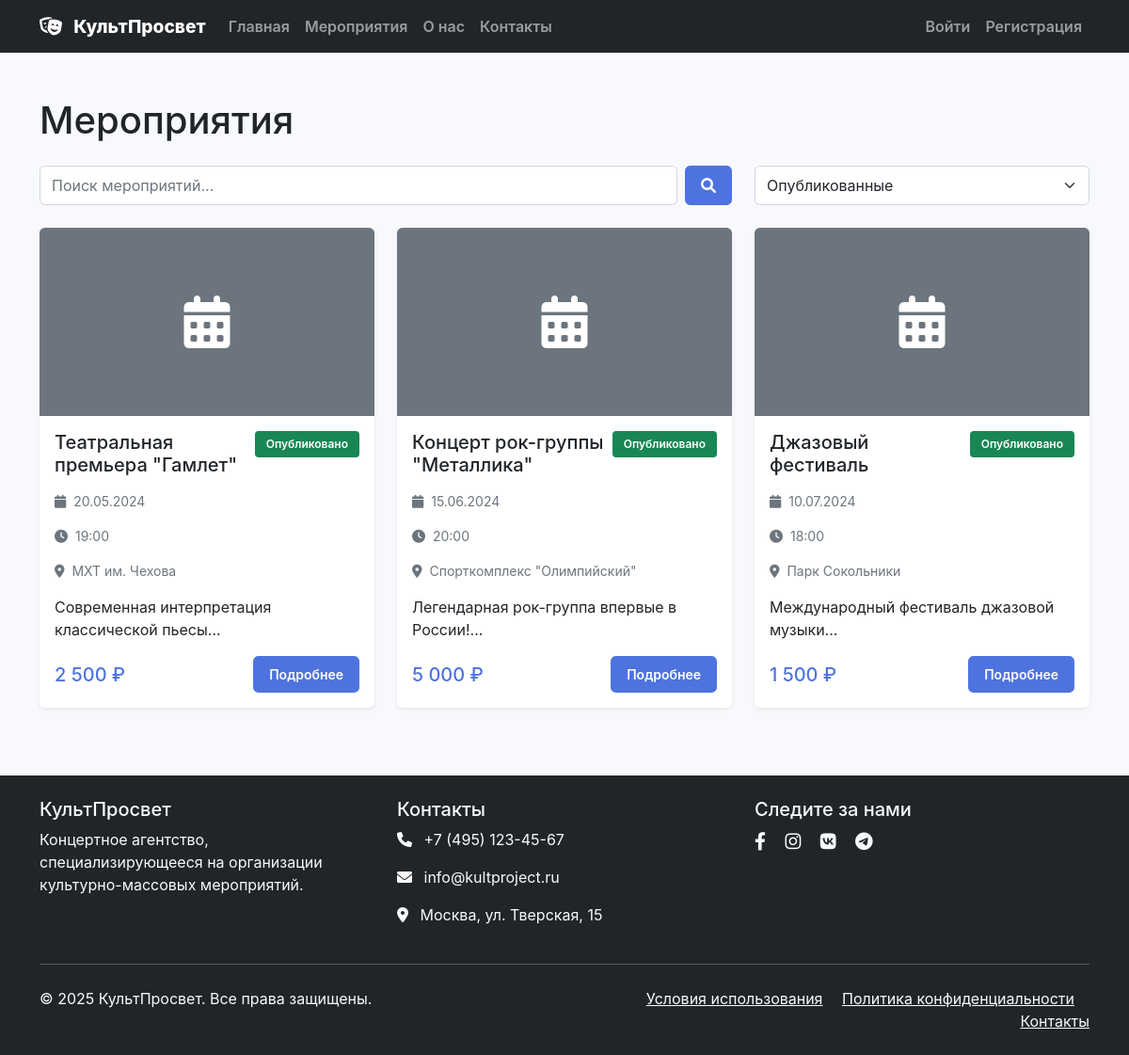
Screenshot of /events.php with the database file from the repository.
### tables this page shows
CREATE TABLE events (
    id INT AUTO_INCREMENT PRIMARY KEY,
    title VARCHAR(255) NOT NULL,
    description TEXT,
    event_date DATETIME NOT NULL,
    venue VARCHAR(255) NOT NULL,
    address TEXT,
    organizer_id INT,
    max_capacity INT NOT NULL,
    base_price DECIMAL(10,2) NOT NULL,
    `status` ENUM('draft', 'published', 'cancelled', 'completed') DEFAULT 'draft',
    image_url VARCHAR(500),
    created_at TIMESTAMP DEFAULT CURRENT_TIMESTAMP,
    updated_at TIMESTAMP DEFAULT CURRENT_TIMESTAMP ON UPDATE CURRENT_TIMESTAMP,
    FOREIGN KEY (organizer_id) REFERENCES users(id) ON DELETE SET NULL
);

### includes/database.php (called while the page is built, shortened)
<?php
class Database {
    private static $instance = null;
    private $pdo;
    private function __construct() {
        try {
            $this->pdo = new PDO(
                "mysql:host=" . DB_HOST . ";dbname=" . DB_NAME . ";charset=" . DB_CHARSET,
                DB_USER,
                DB_PASS,
                [
                    PDO::ATTR_ERRMODE => PDO::ERRMODE_EXCEPTION,
                    PDO::ATTR_DEFAULT_FETCH_MODE => PDO::FETCH_ASSOC,
                    PDO::ATTR_EMULATE_PREPARES => false
                ]
            );
        } catch (PDOException $e) {
            die("Ошибка подключения к базе данных: " . $e->getMessage());
        }
    }
    public static function getInstance() {
        if (self::$instance === null) {
            self::$instance = new self();
        }
        return self::$instance;
    }
    public function query($sql, $params = []) {
        $stmt = $this->pdo->prepare($sql);
        $stmt->execute($params);
        return $stmt;
    }
    public function fetchAll($sql, $params = []) {
        $stmt = $this->query($sql, $params);
        return $stmt->fetchAll();
    }
}
?>

### includes/functions.php (called while the page is built, shortened)
<?php
require_once 'includes/database.php';
class EventManager {
    private $db;
    public function __construct() {
        $this->db = Database::getInstance();
    }
    public function getEvents($status = null, $limit = null, $offset = 0) {
        $sql = "SELECT * FROM events";
        $params = [];
        if ($status) {
            $sql .= " WHERE status = ?";
            $params[] = $status;
        }
        $sql .= " ORDER BY event_date ASC";
        if ($limit) {
            $sql .= " LIMIT ? OFFSET ?";
            $params[] = $limit;
            $params[] = $offset;
        }
        return $this->db->fetchAll($sql, $params);
    }
}
function formatPrice($price) {
    return number_format($price, 0, ',', ' ') . ' ₽';
}
function formatDate($date, $format = 'd.m.Y H:i') {
    return date($format, strtotime($date));
}
?>

### events.php (the view, shortened to what this page needs)
<?php
require_once 'includes/functions.php';
$eventManager = new EventManager();
$status = $_GET['status'] ?? 'published';
$search = $_GET['search'] ?? '';
$page = max(1, intval($_GET['page'] ?? 1));
$limit = 12;
$offset = ($page - 1) * $limit;
$events = $eventManager->getEvents($status, $limit, $offset);
?>
<div class="container my-5">
    <div class="row">
        <div class="col-12">
            <h1 class="mb-4">Мероприятия</h1>
        </div>
    </div>
    <div class="row mb-4">
        <div class="col-md-8">
            <form method="GET" class="d-flex">
                <input type="text" name="search" class="form-control me-2" placeholder="Поиск мероприятий..." value="<?php echo htmlspecialchars($search); ?>">
                <button type="submit" class="btn btn-primary">
                    <i class="fas fa-search"></i>
                </button>
            </form>
        </div>
        <div class="col-md-4">
            <form method="GET" class="d-flex">
                <select name="status" class="form-select" onchange="this.form.submit()">
                    <option value="published" <?php echo $status === 'published' ? 'selected' : ''; ?>>Опубликованные</option>
                </select>
            </form>
        </div>
    </div>
    <div class="row">
        <?php if (empty($events)): ?>
            <div class="col-12">
                <div class="alert alert-info text-center">
                    <i class="fas fa-info-circle me-2"></i>
                    Мероприятия не найдены.
                </div>
            </div>
        <?php else: ?>
            <?php foreach ($events as $event): ?>
                <div class="col-lg-4 col-md-6 mb-4">
                    <div class="card h-100 shadow-sm">
                        <?php if ($event['image_url']): ?>
                            <img src="<?php echo $event['image_url']; ?>" class="card-img-top" alt="<?php echo htmlspecialchars($event['title']); ?>" style="height: 200px; object-fit: cover;">
                        <?php else: ?>
                            <div class="card-img-top bg-secondary d-flex align-items-center justify-content-center" style="height: 200px;">
                                <i class="fas fa-calendar-alt text-white display-4"></i>
                            </div>
                        <?php endif; ?>
                        <div class="card-body d-flex flex-column">
                            <div class="d-flex justify-content-between align-items-start mb-2">
                                <h5 class="card-title"><?php echo htmlspecialchars($event['title']); ?></h5>
                                <span class="badge bg-<?php echo $event['status'] === 'published' ? 'success' : ($event['status'] === 'draft' ? 'warning' : 'secondary'); ?>">
                                    <?php
                                    $statusLabels = [
                                        'published' => 'Опубликовано',
                                        'draft' => 'Черновик',
                                        'cancelled' => 'Отменено',
                                        'completed' => 'Завершено'
                                    ];
                                    echo $statusLabels[$event['status']] ?? $event['status'];
                                    ?>
                                </span>
                            </div>
                            <p class="card-text text-muted small">
                                <i class="fas fa-calendar me-1"></i>
                                <?php echo formatDate($event['event_date'], 'd.m.Y'); ?>
                            </p>
                            <p class="card-text text-muted small">
                                <i class="fas fa-clock me-1"></i>
                                <?php echo formatDate($event['event_date'], 'H:i'); ?>
                            </p>
                            <p class="card-text text-muted small">
                                <i class="fas fa-map-marker-alt me-1"></i>
                                <?php echo htmlspecialchars($event['venue']); ?>
                            </p>
                            <p class="card-text"><?php echo htmlspecialchars(substr($event['description'], 0, 120)) . '...'; ?></p>
                            <div class="mt-auto">
                                <div class="d-flex justify-content-between align-items-center">
                                    <span class="h5 text-primary mb-0"><?php echo formatPrice($event['base_price']); ?></span>
                                    <a href="/event-details.php?id=<?php echo $event['id']; ?>" class="btn btn-primary btn-sm">
                                        Подробнее
                                    </a>
                                </div>
                            </div>
                        </div>
                    </div>
                </div>
            <?php endforeach; ?>
        <?php endif; ?>
    </div>
</div>
<?php
$content = ob_get_clean();
include 'header.php';
?>

### header.php (shortened to what this page needs)
<!DOCTYPE html>
<html lang="ru">
<head>
    <link href="https://cdn.jsdelivr.net/npm/bootstrap@5.1.3/dist/css/bootstrap.min.css" rel="stylesheet">
    <link href="https://cdnjs.cloudflare.com/ajax/libs/font-awesome/6.0.0/css/all.min.css" rel="stylesheet">
    <link href="assets/css/style.css" rel="stylesheet">
</head>
<body>
    <nav class="navbar navbar-expand-lg navbar-dark bg-dark">
        <div class="container">
            <a class="navbar-brand" href="/">
                <i class="fas fa-theater-masks me-2"></i>
                <?php echo SITE_NAME; ?>
            </a>
            <div class="collapse navbar-collapse" id="navbarNav">
                <ul class="navbar-nav me-auto">
                    <li class="nav-item">
                        <a class="nav-link" href="/">Главная</a>
                    </li>
                    <li class="nav-item">
                        <a class="nav-link" href="/events.php">Мероприятия</a>
                    </li>
                    <li class="nav-item">
                        <a class="nav-link" href="/about.php">О нас</a>
                    </li>
                    <li class="nav-item">
                        <a class="nav-link" href="/contact.php">Контакты</a>
                    </li>
                </ul>
                <ul class="navbar-nav">
                    <?php if (isset($_SESSION['user_id'])): ?>
                        <li class="nav-item dropdown">
                            <a class="nav-link dropdown-toggle" href="#" id="navbarDropdown" role="button" data-bs-toggle="dropdown">
                                <i class="fas fa-user me-1"></i>
                                <?php echo $_SESSION['user_name']; ?>
                            </a>
                            <ul class="dropdown-menu">
                                <li><a class="dropdown-item" href="/profile.php">Личный кабинет</a></li>
                                <li><a class="dropdown-item" href="/my-tickets.php">Мои билеты</a></li>
                                <?php if ($_SESSION['user_role'] === 'admin' || $_SESSION['user_role'] === 'manager'): ?>
                                    <li><hr class="dropdown-divider"></li>
                                    <li><a class="dropdown-item" href="/admin/">Админ панель</a></li>
                                <?php endif; ?>
                                <li><hr class="dropdown-divider"></li>
                                <li><a class="dropdown-item" href="/logout.php">Выйти</a></li>
                            </ul>
                        </li>
                    <?php else: ?>
                        <li class="nav-item">
                            <a class="nav-link" href="/login.php">Войти</a>
                        </li>
                        <li class="nav-item">
                            <a class="nav-link" href="/register.php">Регистрация</a>
                        </li>
                    <?php endif; ?>
                </ul>
            </div>
        </div>
    </nav>
    <main>
        <?php echo $content; ?>
    </main>
    <footer class="bg-dark text-light py-4 mt-5">
        <div class="container">
            <div class="row">
                <div class="col-md-4">
                    <h5><?php echo SITE_NAME; ?></h5>
                    <p>Концертное агентство, специализирующееся на организации культурно-массовых мероприятий.</p>
                </div>
                <div class="col-md-4">
                    <h5>Контакты</h5>
                    <p><i class="fas fa-phone me-2"></i> +7 (495) 123-45-67</p>
                    <p><i class="fas fa-envelope me-2"></i> info@kultproject.ru</p>
                    <p><i class="fas fa-map-marker-alt me-2"></i> Москва, ул. Тверская, 15</p>
                </div>
                <div class="col-md-4">
                    <h5>Следите за нами</h5>
                    <div class="social-links">
                        <a href="#" class="text-light me-3"><i class="fab fa-facebook-f"></i></a>
                        <a href="#" class="text-light me-3"><i class="fab fa-instagram"></i></a>
                        <a href="#" class="text-light me-3"><i class="fab fa-vk"></i></a>
                        <a href="#" class="text-light"><i class="fab fa-telegram"></i></a>
                    </div>
                </div>
            </div>
            <hr class="my-4">
            <div class="row">
                <div class="col-md-6">
                    <div class="text-center text-md-start">
                        <p>&copy; <?php echo date('Y'); ?> <?php echo SITE_NAME; ?>. Все права защищены.</p>
                    </div>
                </div>
                <div class="col-md-6">
                    <div class="text-center text-md-end">
                        <a href="/terms.php" class="text-light me-3">Условия использования</a>
                        <a href="/privacy.php" class="text-light me-3">Политика конфиденциальности</a>
                        <a href="/contact.php" class="text-light">Контакты</a>
                    </div>
                </div>
            </div>
            </div>
    </footer>
</body>
</html>

### assets/css/style.css (style rules this page uses)
:root { --primary-color: #4e73df; --secondary-color: #858796; --success-color: #1cc88a; --info-color: #36b9cc; --warning-color: #f6c23e; --danger-color: #e74a3b; --light-color: #f8f9fc; --dark-color: #5a5c69; }
body { font-family: 'Nunito', -apple-system, BlinkMacSystemFont, 'Segoe UI', 'Roboto', 'Helvetica Neue', Arial, sans-serif; background-color: #f8f9fc; }
.navbar-brand { font-weight: 800; font-size: 1.2rem; }
.navbar-nav .nav-link { font-weight: 600; padding: 0.5rem 1rem; }
.card { border: none; border-radius: 0.35rem; box-shadow: 0 0.15rem 1.75rem 0 rgba(58, 59, 69, 0.15); transition: all 0.3s ease-in-out; }
.card-img-top { border-radius: 0.35rem 0.35rem 0 0; }
.btn { border-radius: 0.35rem; font-weight: 600; padding: 0.5rem 1rem; transition: all 0.3s ease-in-out; }
.btn-primary { background-color: var(--primary-color); border-color: var(--primary-color); }
.form-control, .form-select { border-radius: 0.35rem; border: 1px solid #d1d3e2; padding: 0.5rem 0.75rem; transition: all 0.3s ease-in-out; }
.badge { font-weight: 600; padding: 0.5rem 0.75rem; border-radius: 0.25rem; }
footer { margin-top: auto; }
.social-links a { font-size: 1.2rem; transition: all 0.3s ease-in-out; }
.text-primary { color: var(--primary-color) !important; }

### rows the page displays
events: title "Театральная премьера \"Гамлет\"", status "Опубликовано", event_date "20.05.2024", event_date "19:00", venue "МХТ им. Чехова", description "Современная интерпретация классической пьесы", base_price "2 500 ₽"
events: title "Концерт рок-группы \"Металлика\"", status "Опубликовано", event_date "15.06.2024", event_date "20:00", venue "Спорткомплекс \"Олимпийский\"", description "Легендарная рок-группа впервые в России!", base_price "5 000 ₽"
events: title "Джазовый фестиваль", status "Опубликовано", event_date "10.07.2024", event_date "18:00", venue "Парк Сокольники", description "Международный фестиваль джазовой музыки", base_price "1 500 ₽"

### other values shown
SITE_NAME "КультПросвет"
